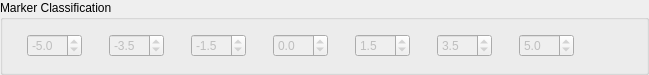
                <widget class="QGroupBox" name="group_hwmclass">
                 <property name="sizePolicy">
                  <sizepolicy hsizetype="Preferred" vsizetype="Fixed">
                   <horstretch>0</horstretch>
                   <verstretch>0</verstretch>
                  </sizepolicy>
                 </property>
                 <property name="minimumSize">
                  <size>
                   <width>0</width>
                   <height>75</height>
                  </size>
                 </property>
                 <property name="maximumSize">
                  <size>
                   <width>16777215</width>
                   <height>75</height>
                  </size>
                 </property>
                 <property name="title">
                  <string>Marker Classification</string>
                 </property>
                 <property name="flat">
                  <bool>false</bool>
                 </property>
                 <property name="checkable">
                  <bool>false</bool>
                 </property>
                 <layout class="QHBoxLayout" name="horizontalLayout_19">
                  <item>
                   <layout class="QHBoxLayout" name="horizontalLayout_8">
                    <item>
                     <widget class="QLabel" name="img_purple_2">
                      <property name="text">
                       <string/>
                      </property>
                      <property name="pixmap">
                       <pixmap>:/img/mm_20_purple.png</pixmap>
                      </property>
                     </widget>
                    </item>
                    <item>
                     <widget class="QDoubleSpinBox" name="spin_class0">
                      <property name="enabled">
                       <bool>false</bool>
                      </property>
                      <property name="minimumSize">
                       <size>
                        <width>55</width>
                        <height>0</height>
                       </size>
                      </property>
                      <property name="maximumSize">
                       <size>
                        <width>55</width>
                        <height>16777215</height>
                       </size>
                      </property>
                      <property name="decimals">
                       <number>1</number>
                      </property>
                      <property name="minimum">
                       <double>-100.000000000000000</double>
                      </property>
                      <property name="value">
                       <double>-5.000000000000000</double>
                      </property>
                     </widget>
                    </item>
                    <item>
                     <widget class="QLabel" name="img_blue_2">
                      <property name="minimumSize">
                       <size>
                        <width>15</width>
                        <height>25</height>
                       </size>
                      </property>
                      <property name="maximumSize">
                       <size>
                        <width>15</width>
                        <height>25</height>
                       </size>
                      </property>
                      <property name="text">
                       <string/>
                      </property>
                      <property name="pixmap">
                       <pixmap resource="../ADCvalidatior.qrc">:/rsc/img/mm_20_darkblue.png</pixmap>
                      </property>
                     </widget>
                    </item>
                    <item>
                     <widget class="QDoubleSpinBox" name="spin_class1">
                      <property name="enabled">
                       <bool>false</bool>
                      </property>
                      <property name="minimumSize">
                       <size>
                        <width>55</width>
                        <height>0</height>
                       </size>
                      </property>
                      <property name="maximumSize">
                       <size>
                        <width>55</width>
                        <height>16777215</height>
                       </size>
                      </property>
                      <property name="decimals">
                       <number>1</number>
                      </property>
                      <property name="minimum">
                       <double>-100.000000000000000</double>
                      </property>
                      <property name="value">
                       <double>-3.500000000000000</double>
                      </property>
                     </widget>
                    </item>
                    <item>
                     <widget class="QLabel" name="img_lightblue_2">
                      <property name="minimumSize">
                       <size>
                        <width>15</width>
                        <height>25</height>
                       </size>
                      </property>
                      <property name="maximumSize">
                       <size>
                        <width>15</width>
                        <height>25</height>
                       </size>
                      </property>
                      <property name="text">
                       <string/>
                      </property>
                      <property name="pixmap">
                       <pixmap resource="../ADCvalidatior.qrc">:/rsc/img/mm_20_lightblue.png</pixmap>
                      </property>
                     </widget>
                    </item>
                    <item>
                     <widget class="QDoubleSpinBox" name="spin_class2">
                      <property name="enabled">
                       <bool>false</bool>
                      </property>
                      <property name="minimumSize">
                       <size>
                        <width>55</width>
                        <height>0</height>
                       </size>
                      </property>
                      <property name="maximumSize">
                       <size>
                        <width>55</width>
                        <height>16777215</height>
                       </size>
                      </property>
                      <property name="decimals">
                       <number>1</number>
                      </property>
                      <property name="minimum">
                       <double>-100.000000000000000</double>
                      </property>
                      <property name="value">
                       <double>-1.500000000000000</double>
                      </property>
                     </widget>
                    </item>
                    <item>
                     <widget class="QLabel" name="img_dkgreen_2">
                      <property name="minimumSize">
                       <size>
                        <width>15</width>
                        <height>25</height>
                       </size>
                      </property>
                      <property name="maximumSize">
                       <size>
                        <width>15</width>
                        <height>25</height>
                       </size>
                      </property>
                      <property name="text">
                       <string/>
                      </property>
                      <property name="pixmap">
                       <pixmap resource="../ADCvalidatior.qrc">:/rsc/img/mm_20_darkgreen.png</pixmap>
                      </property>
                     </widget>
                    </item>
                    <item>
                     <widget class="QDoubleSpinBox" name="spin_class3">
                      <property name="enabled">
                       <bool>false</bool>
                      </property>
                      <property name="minimumSize">
                       <size>
                        <width>55</width>
                        <height>0</height>
                       </size>
                      </property>
                      <property name="maximumSize">
                       <size>
                        <width>55</width>
                        <height>16777215</height>
                       </size>
                      </property>
                      <property name="decimals">
                       <number>1</number>
                      </property>
                      <property name="minimum">
                       <double>-100.000000000000000</double>
                      </property>
                     </widget>
                    </item>
                    <item>
                     <widget class="QLabel" name="img_ltgreen_2">
                      <property name="minimumSize">
                       <size>
                        <width>15</width>
                        <height>25</height>
                       </size>
                      </property>
                      <property name="maximumSize">
                       <size>
                        <width>15</width>
                        <height>25</height>
                       </size>
                      </property>
                      <property name="text">
                       <string/>
                      </property>
                      <property name="pixmap">
                       <pixmap resource="../ADCvalidatior.qrc">:/rsc/img/mm_20_lightgreen.png</pixmap>
                      </property>
                     </widget>
                    </item>
                    <item>
                     <widget class="QDoubleSpinBox" name="spin_class4">
                      <property name="enabled">
                       <bool>false</bool>
                      </property>
                      <property name="minimumSize">
                       <size>
                        <width>55</width>
                        <height>0</height>
                       </size>
                      </property>
                      <property name="maximumSize">
                       <size>
                        <width>55</width>
                        <height>16777215</height>
                       </size>
                      </property>
                      <property name="decimals">
                       <number>1</number>
                      </property>
                      <property name="minimum">
                       <double>-100.000000000000000</double>
                      </property>
                      <property name="value">
                       <double>1.500000000000000</double>
                      </property>
                     </widget>
                    </item>
                    <item>
                     <widget class="QLabel" name="img_yellow_2">
                      <property name="minimumSize">
                       <size>
                        <width>15</width>
                        <height>25</height>
                       </size>
                      </property>
                      <property name="maximumSize">
                       <size>
                        <width>15</width>
                        <height>25</height>
                       </size>
                      </property>
                      <property name="text">
                       <string/>
                      </property>
                      <property name="pixmap">
                       <pixmap resource="../ADCvalidatior.qrc">:/rsc/img/mm_20_yellow.png</pixmap>
                      </property>
                     </widget>
                    </item>
                    <item>
                     <widget class="QDoubleSpinBox" name="spin_class5">
                      <property name="enabled">
                       <bool>false</bool>
                      </property>
                      <property name="minimumSize">
                       <size>
                        <width>55</width>
                        <height>0</height>
                       </size>
                      </property>
                      <property name="maximumSize">
                       <size>
                        <width>55</width>
                        <height>16777215</height>
                       </size>
                      </property>
                      <property name="decimals">
                       <number>1</number>
                      </property>
                      <property name="minimum">
                       <double>-100.000000000000000</double>
                      </property>
                      <property name="value">
                       <double>3.500000000000000</double>
                      </property>
                     </widget>
                    </item>
                    <item>
                     <widget class="QLabel" name="img_orange_2">
                      <property name="minimumSize">
                       <size>
                        <width>15</width>
                        <height>25</height>
                       </size>
                      </property>
                      <property name="maximumSize">
                       <size>
                        <width>15</width>
                        <height>25</height>
                       </size>
                      </property>
                      <property name="text">
                       <string/>
                      </property>
                      <property name="pixmap">
                       <pixmap resource="../ADCvalidatior.qrc">:/rsc/img/mm_20_darkorange.png</pixmap>
                      </property>
                     </widget>
                    </item>
                    <item>
                     <widget class="QDoubleSpinBox" name="spin_class6">
                      <property name="enabled">
                       <bool>false</bool>
                      </property>
                      <property name="minimumSize">
                       <size>
                        <width>55</width>
                        <height>0</height>
                       </size>
                      </property>
                      <property name="maximumSize">
                       <size>
                        <width>55</width>
                        <height>16777215</height>
                       </size>
                      </property>
                      <property name="decimals">
                       <number>1</number>
                      </property>
                      <property name="minimum">
                       <double>-100.000000000000000</double>
                      </property>
                      <property name="value">
                       <double>5.000000000000000</double>
                      </property>
                     </widget>
                    </item>
                    <item>
                     <widget class="QLabel" name="img_red_2">
                      <property name="minimumSize">
                       <size>
                        <width>15</width>
                        <height>25</height>
                       </size>
                      </property>
                      <property name="maximumSize">
                       <size>
                        <width>15</width>
                        <height>25</height>
                       </size>
                      </property>
                      <property name="pixmap">
                       <pixmap resource="../ADCvalidatior.qrc">:/rsc/img/mm_20_red.png</pixmap>
                      </property>
                     </widget>
                    </item>
                    <item>
                     <spacer name="horizontalSpacer_19">
                      <property name="orientation">
                       <enum>Qt::Horizontal</enum>
                      </property>
                      <property name="sizeHint" stdset="0">
                       <size>
                        <width>40</width>
                        <height>20</height>
                       </size>
                      </property>
                     </spacer>
                    </item>
                   </layout>
                  </item>
                 </layout>
                </widget>
